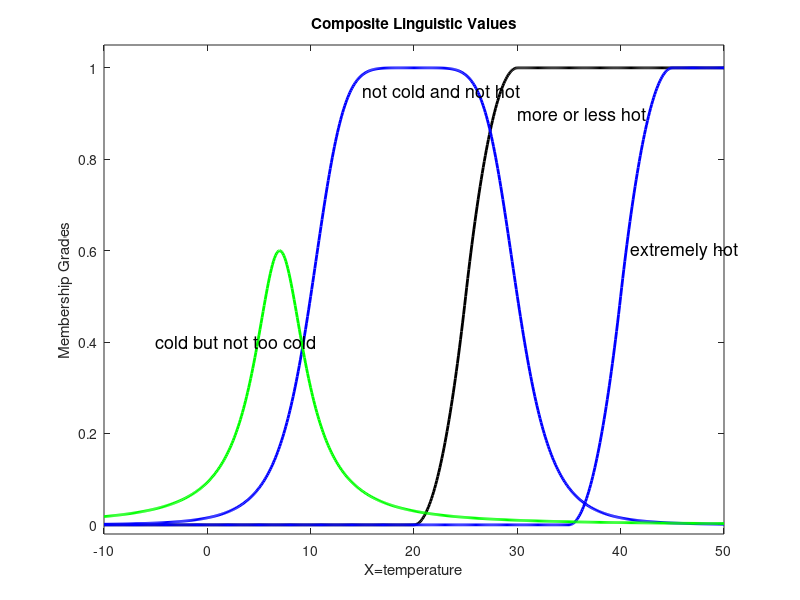

Reproduce this figure in MATLAB.
clear;clc;

figure(1);
x = -10:0.1:50;
y = smf(x,[20 30]);%membership function "more or less hot"
plot(x,y,'k','LineWidth',2)%color and width of line
hold on
y = smf(x,[35 45]);%membership function "extremely hot"
plot(x,y,'b','LineWidth',2)%coloe and width of line
hold on
y = gbellmf(x,[-10 3 20]);%"membership function "not hot and not cold"
plot(x,y,'b','LineWidth',2)%coloe and width of line
hold on
y = 0.6*gbellmf(x,[-3 1 7]);%"membership function "coldt but not too cold"
plot(x,y,'g','LineWidth',2)%coloe and width of line

%add the title and lable
title('Composite Linguistic Values')
xlabel('X=temperature')
ylabel('Membership Grades')
%add text beside the function
text(30,0.9,'more or less hot','FontSize',13)
text(41,0.6,'extremely hot','FontSize',13)
text(15,0.95,'not cold and not hot','FontSize',13)
text(-5,0.4,'cold but not too cold','FontSize',13)

xlim([-10 50])
ylim([-0.02 1.05])
